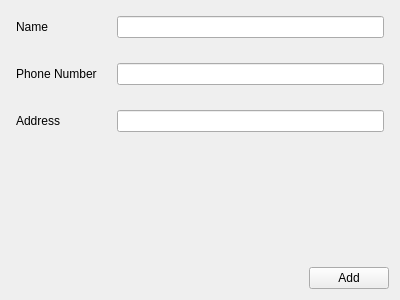
<?xml version="1.0" encoding="UTF-8"?>
<ui version="4.0">
 <class>addClient</class>
 <widget class="QWidget" name="addClient">
  <property name="geometry">
   <rect>
    <x>0</x>
    <y>0</y>
    <width>400</width>
    <height>300</height>
   </rect>
  </property>
  <property name="windowTitle">
   <string>Form</string>
  </property>
  <layout class="QVBoxLayout" name="verticalLayout_2">
   <item>
    <layout class="QVBoxLayout" name="verticalLayout">
     <item>
      <layout class="QFormLayout" name="formLayout">
       <property name="horizontalSpacing">
        <number>20</number>
       </property>
       <property name="verticalSpacing">
        <number>25</number>
       </property>
       <property name="leftMargin">
        <number>5</number>
       </property>
       <property name="topMargin">
        <number>5</number>
       </property>
       <property name="rightMargin">
        <number>5</number>
       </property>
       <property name="bottomMargin">
        <number>5</number>
       </property>
       <item row="0" column="0">
        <widget class="QLabel" name="label">
         <property name="text">
          <string>Name</string>
         </property>
        </widget>
       </item>
       <item row="0" column="1">
        <widget class="QLineEdit" name="NameEdit"/>
       </item>
       <item row="1" column="0">
        <widget class="QLabel" name="label_2">
         <property name="text">
          <string>Phone Number</string>
         </property>
        </widget>
       </item>
       <item row="1" column="1">
        <widget class="QLineEdit" name="PhoneNumberEdit"/>
       </item>
       <item row="2" column="0">
        <widget class="QLabel" name="label_3">
         <property name="text">
          <string>Address</string>
         </property>
        </widget>
       </item>
       <item row="2" column="1">
        <widget class="QLineEdit" name="AddressEdit"/>
       </item>
      </layout>
     </item>
     <item>
      <spacer name="verticalSpacer">
       <property name="orientation">
        <enum>Qt::Vertical</enum>
       </property>
       <property name="sizeHint" stdset="0">
        <size>
         <width>20</width>
         <height>40</height>
        </size>
       </property>
      </spacer>
     </item>
     <item>
      <layout class="QHBoxLayout" name="horizontalLayout">
       <item>
        <spacer name="OKSpacer">
         <property name="orientation">
          <enum>Qt::Horizontal</enum>
         </property>
         <property name="sizeHint" stdset="0">
          <size>
           <width>40</width>
           <height>20</height>
          </size>
         </property>
        </spacer>
       </item>
       <item>
        <widget class="QPushButton" name="addButton">
         <property name="text">
          <string>Add</string>
         </property>
        </widget>
       </item>
      </layout>
     </item>
    </layout>
   </item>
  </layout>
 </widget>
 <resources/>
 <connections/>
</ui>
